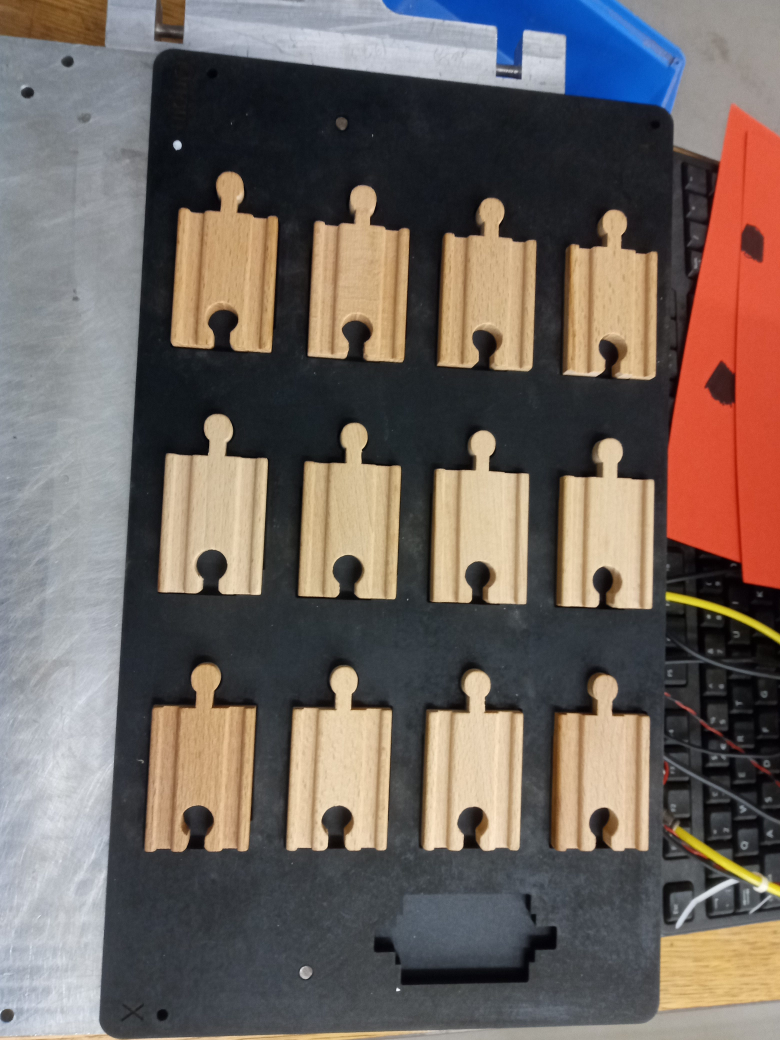
#> input picture image0.jpg, 3120 x 4160 px (shown at 1/4 size)
$ python -i 'Level 2.1.py'   (imports and definitions only)
#> lines starting #> are read from the running program, lines starting #| are printed output that depends on the picture
# -*- coding: utf-8 -*-
"""
Created on Wed Nov 18 15:55:57 2020
@author: RTodo
"""

import cv2 as cv
import numpy as np
from matplotlib import pyplot as plt
from time import sleep
from save_results import ResultsSave

#Configure Raspberry Pi GPIO
import RPi.GPIO as GPIO

#Set GPIO port numbering
# [14 lines not run here, left out]

ds=12
#Precalibrating ethalons
minStraightArea = 6282.0
minStraightPerimeter = 453.44
minCurvedArea = 8879.5
minCurvedPerimeter = 541.65
ksize=3
itern=2
kernel = np.ones((ksize,ksize),np.uint8)

#Cropping settings
cropping_cy_straight=[35,130,225,320]
cropping_cy_length_straight=95
cropping_cx_straight=[110,280,450]
cropping_cx_length_straight=170

cropping_cy_curved=[50,145,240,335]
cropping_cy_length_curved=95
cropping_cx_curved=[30,230,430]
cropping_cx_length_curved=200


class Part:
    # [114 lines left out: functions __init__, displayGPIO, plcOutput, plcInput, testCamera, testCameraCurved, not called in this run]

def cropStraightImage(img):
    partList = []
    collumList = [True,True,True]
    position_x=0
    position_y=0
    for itemx in cropping_cx_straight:
        position_x += 1
        for itemy in cropping_cy_straight:
            position_y %= 4
            position_y += 1
            img_cropped=img[itemy:itemy+cropping_cy_length_straight,itemx:itemx+cropping_cx_length_straight]
            avg_color_per_row = np.average(img_cropped, axis=0)
            avg_color = np.average(avg_color_per_row, axis=0)
            if avg_color[0]>80 and avg_color[1]>80 and avg_color[2]>80:
                tag, goodPart = Check(img_cropped,1,0,0)
                if goodPart == False:
                    collumList[position_x-1]=False
            else:
                tag="Empty"
                goodPart = False
                collumList[position_x-1]=False
            print("Y: " + str(position_y) + "; X: " + str(position_x) + "; Tag: " + str(tag) + "; Pass: " + str(goodPart))
            part = Part(position_x, position_y, isCorrect=goodPart, description=tag)
            partList.append(part)
    return partList, collumList

# [224 lines left out: functions cropCurvedImage, captureImage, FeatureExtraction, FilterContours, getShape, readContours and 2 more, not called in this run]


# Call functions
batch=6
# [15 lines not run here, left out]


>>> import cv2
>>> picture = cv2.imread('image0.jpg', cv2.IMREAD_GRAYSCALE)
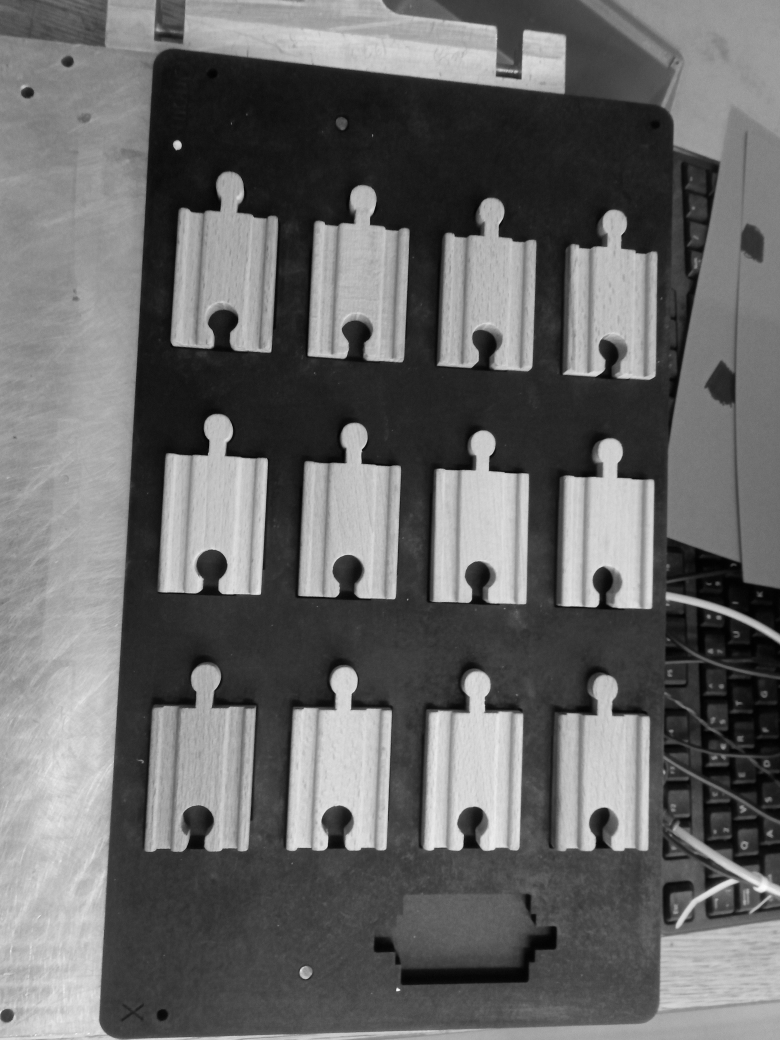
#> picture: shape (4160, 3120) (shown at 1/4 size); min 0, max 255, mean 104.3
>>> result = cropStraightImage(picture)
#> in cropStraightImage, `img_cropped=img[itemy:itemy+cropping_cy_length_straight,itemx:itemx+cr..`:
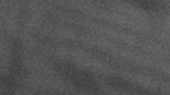
#> img_cropped: shape (95, 170); min 61, max 115, mean 85.1
#> in cropStraightImage, `avg_color_per_row = np.average(img_cropped, axis=0)`: avg_color_per_row = 170 values, max 92.22 at index 169, min 78 at index 20, mean 85.07
#> in cropStraightImage, `avg_color = np.average(avg_color_per_row, axis=0)`: avg_color = 85.07
#> (the run stopped early here; a loop or call above may not have finished)

$ run again, on image1.jpg
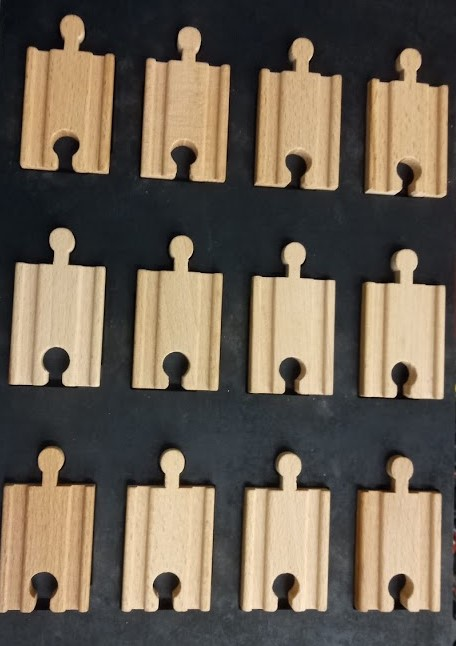
#> input picture image1.jpg, 456 x 646 px
#> `picture = cv2.imread('image0.jpg', cv2.IMREAD_GRAYSCALE)`:
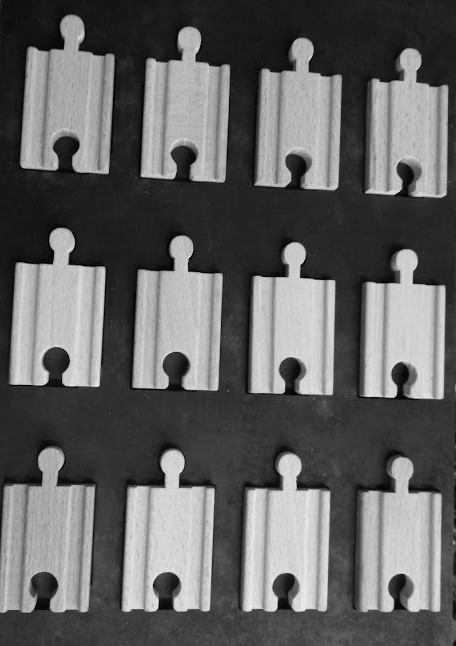
#> picture: shape (646, 456); min 0, max 242, mean 99.5
#> in cropStraightImage, `img_cropped=img[itemy:itemy+cropping_cy_length_straight,itemx:itemx+cr..`:
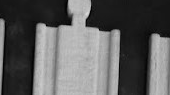
#> img_cropped: shape (95, 170); min 0, max 216, mean 94.1
#> avg_color_per_row = 170 values, max 184 at index 76, min 16.23 at index 145, mean 94.05
#> avg_color = 94.05

$ run again, on image2.jpg
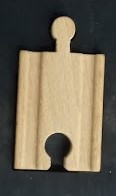
#> input picture image2.jpg, 116 x 196 px
#> `picture = cv2.imread('image0.jpg', cv2.IMREAD_GRAYSCALE)`:
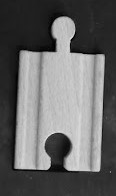
#> picture: shape (196, 116); min 0, max 238, mean 101.8
#> img_cropped = 95 rows, first 6: [38, 38, 40, 40, 39, 38], [38, 38, 40, 39, 38, 38], [38, 38, 39, 39, 38, 37], [37, 37, 39, 39, 38, 37], [37, 37, 39, 39, 38, 37], [39, 39, 37, 37, 38, 38]
#> avg_color_per_row = [48.97, 49.72, 50.38, 50.66, 49.94, 48.72]
#> avg_color = 49.73

$ run again, on image3.jpg
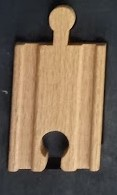
#> input picture image3.jpg, 117 x 195 px
#> `picture = cv2.imread('image0.jpg', cv2.IMREAD_GRAYSCALE)`:
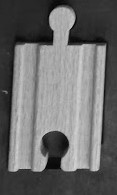
#> picture: shape (195, 117); min 0, max 214, mean 106.4
#> avg_color_per_row = [63.77, 64.88, 65.23, 65.11, 64.46, 63.94, 63.82]
#> avg_color = 64.46
